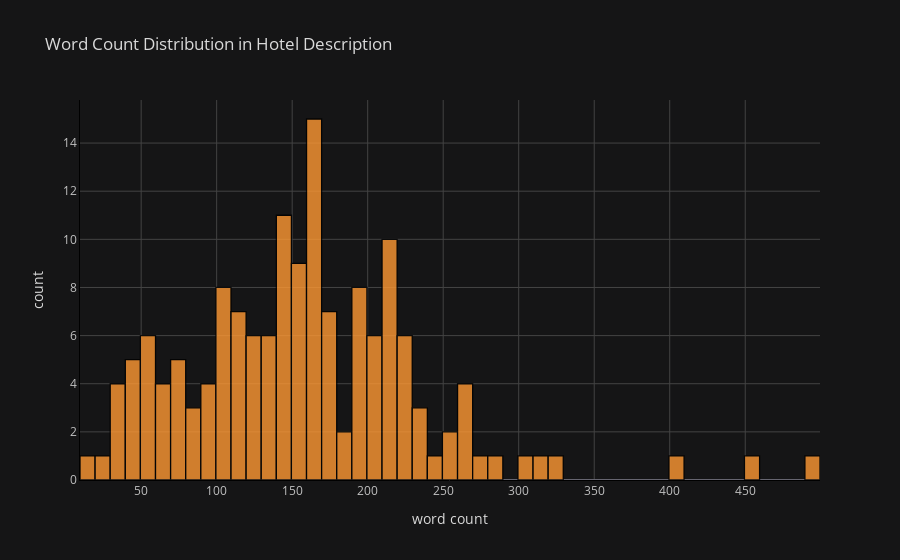

Here is the notebook cell this chart was saved with:
### Code cell
df['word_count'].iplot(
    kind='hist',
    bins = 50,
    linecolor='black',
    xTitle='word count',
    yTitle='count',
    title='Word Count Distribution in Hotel Description')

### Figure 1 — Plotly figure (JSON) as saved in the notebook; plotly's stock layout.template omitted (floating-point values rounded to 4 significant figures; data arrays with more than 128 entries replaced by an {"elided": "..."} marker saying what was removed)
{"data": [{"histfunc": "count", "histnorm": "", "marker": {"color": "rgba(255, 153, 51, 1.0)", "line": {"color": "#000000", "width": 1.3}}, "name": "word_count", "nbinsx": 50, "opacity": 0.8, "orientation": "v", "type": "histogram", "x": {"elided": "152 int values"}}], "layout": {"barmode": "overlay", "legend": {"bgcolor": "#151516", "font": {"color": "#D9D9D9"}}, "paper_bgcolor": "#151516", "plot_bgcolor": "#151516", "title": {"font": {"color": "#D9D9D9"}, "text": "Word Count Distribution in Hotel Description"}, "xaxis": {"gridcolor": "#434343", "linecolor": "black", "showgrid": true, "tickfont": {"color": "#C2C2C2"}, "title": {"font": {"color": "#D9D9D9"}, "text": "word count"}, "zerolinecolor": "#666570"}, "yaxis": {"gridcolor": "#434343", "linecolor": "black", "showgrid": true, "tickfont": {"color": "#C2C2C2"}, "title": {"font": {"color": "#D9D9D9"}, "text": "count"}, "zerolinecolor": "#666570"}}}
